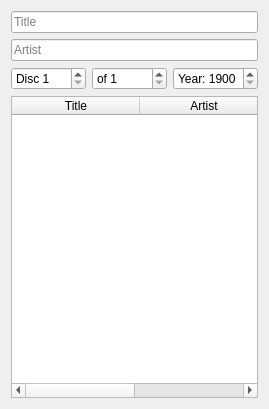
<?xml version="1.0" encoding="UTF-8"?>
<ui version="4.0">
 <class>Info</class>
 <widget class="QWidget" name="Info">
  <property name="geometry">
   <rect>
    <x>0</x>
    <y>0</y>
    <width>269</width>
    <height>409</height>
   </rect>
  </property>
  <property name="windowTitle">
   <string>Form</string>
  </property>
  <layout class="QGridLayout" name="gridLayout">
   <item row="1" column="0" colspan="3">
    <widget class="QLineEdit" name="artist">
     <property name="placeholderText">
      <string>Artist</string>
     </property>
    </widget>
   </item>
   <item row="2" column="2">
    <widget class="QSpinBox" name="year">
     <property name="prefix">
      <string>Year: </string>
     </property>
     <property name="minimum">
      <number>1900</number>
     </property>
     <property name="maximum">
      <number>2100</number>
     </property>
    </widget>
   </item>
   <item row="0" column="0" colspan="3">
    <widget class="QLineEdit" name="title">
     <property name="placeholderText">
      <string>Title</string>
     </property>
    </widget>
   </item>
   <item row="2" column="1">
    <widget class="QSpinBox" name="setTotal">
     <property name="prefix">
      <string>of </string>
     </property>
     <property name="minimum">
      <number>1</number>
     </property>
    </widget>
   </item>
   <item row="2" column="0">
    <widget class="QSpinBox" name="setIndex">
     <property name="suffix">
      <string/>
     </property>
     <property name="prefix">
      <string>Disc </string>
     </property>
     <property name="minimum">
      <number>1</number>
     </property>
    </widget>
   </item>
   <item row="3" column="0" colspan="3">
    <widget class="QTableWidget" name="tracks">
     <property name="gridStyle">
      <enum>Qt::DotLine</enum>
     </property>
     <property name="columnCount">
      <number>2</number>
     </property>
     <attribute name="horizontalHeaderDefaultSectionSize">
      <number>128</number>
     </attribute>
     <attribute name="horizontalHeaderStretchLastSection">
      <bool>true</bool>
     </attribute>
     <attribute name="verticalHeaderVisible">
      <bool>false</bool>
     </attribute>
     <attribute name="verticalHeaderDefaultSectionSize">
      <number>18</number>
     </attribute>
     <attribute name="verticalHeaderMinimumSectionSize">
      <number>18</number>
     </attribute>
     <column>
      <property name="text">
       <string>Title</string>
      </property>
     </column>
     <column>
      <property name="text">
       <string>Artist</string>
      </property>
     </column>
    </widget>
   </item>
  </layout>
 </widget>
 <resources/>
 <connections/>
</ui>
